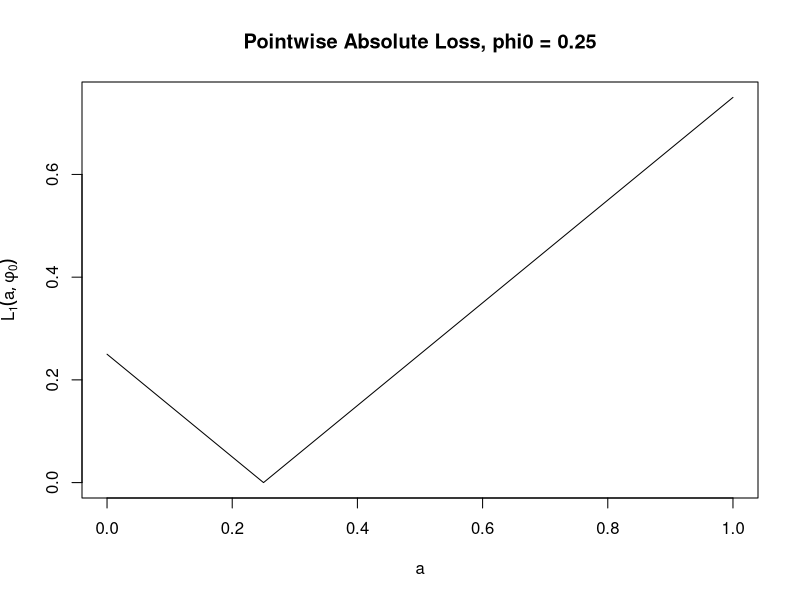
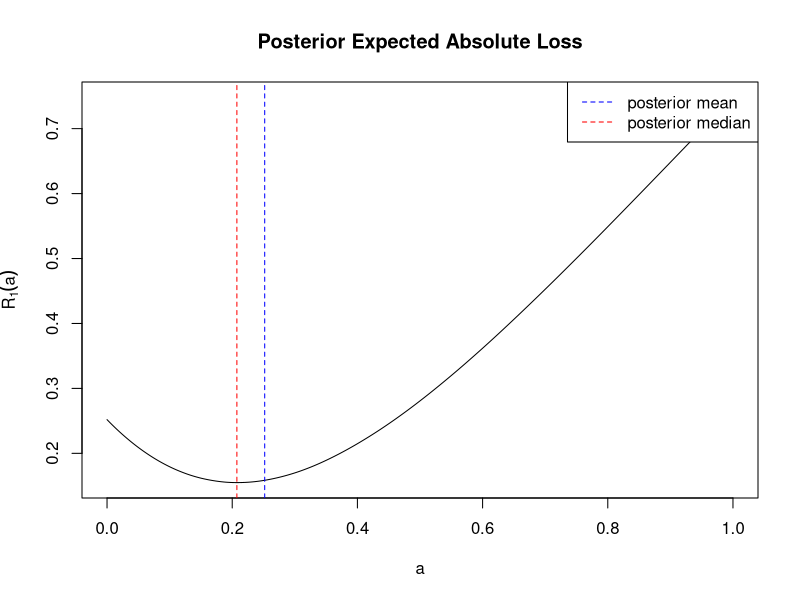

These figures' R source, in order:
## ---- chunk 1
library(tidyverse)
library(tufte)
library(knitr)

options(
  htmltools.dir.version = FALSE,
  show.signif.stars = FALSE,
  digits = 3
)
## ---- chunk 2
y <- c(503, 498, 501, 505, 499, 502,
       500, 504, 497, 501, 503, 499)

n <- length(y)
ybar <- mean(y)
## ---- chunk 3
#| output: true
cat("n =", n, "\n")
cat("ybar =", ybar)
## ---- chunk 4
#| output: true
1 - pnorm(502, mean = 500.964, sd = sqrt(1.2857))
## ---- chunk 5
#| output: true
m_n <- 500.964
v_n <- 1.2857
sigma <- 4
dnorm(502, mean = m_n, sd = sqrt(v_n))
## ---- chunk 6
#| output: true
pnorm(502, mean = m_n, sd = sqrt(v_n))
## ---- chunk 7
#| output: true
pnorm(502, mean = m_n, sd = sqrt(v_n)) - pnorm(499, mean = m_n, sd = sqrt(v_n))
## ---- chunk 8
#| output: true
q <- qnorm(c(0.025, 0.5, 0.975), mean = m_n, sd = sqrt(v_n))
cat("2.5th percentile =", q[1], "\n")
cat("50 th percentile =", q[2], "\n")
cat("97.5th percentile =", q[3], "\n")
## ---- chunk 9
set.seed(402)

M <- 10000

theta_draws <- rnorm(M, mean = m_n, sd = sqrt(v_n))
## ---- chunk 10
#| output: true
mean((theta_draws - 500)^2)
## ---- chunk 11
#| output: true
cat("E(theta | y) =", mean(theta_draws), "\n")
cat("Pr(theta > 502 | y) =", mean(theta_draws > 502), "\n")
## ---- chunk 12
#| output: true
M <- 10000
post <- rbeta(M, shape1 = 1, shape2 = 3)
cat("posterior mean =", mean(post), "\n")
cat("posterior median =", median(post), "\n")
## ---- chunk 13
a_grid <- seq(0, 1, by = 0.001)

R1 <- sapply(a_grid, function(a) mean(abs(a - post)))
R2 <- sapply(a_grid, function(a) mean(abs(a - post)^2))
## ---- chunk 14
#| output: true
phi0 <- 0.25
L1 <- abs(a_grid - phi0)

plot(a_grid, L1, type = "l",
     xlab = "a",
     ylab = expression(L[1](a, phi[0])),
     main = "Pointwise Absolute Loss, phi0 = 0.25")
## ---- chunk 15
#| output: true
plot(a_grid, R1, type = "l",
     xlab = "a",
     ylab = expression(hat(R)[1](a)),
     main = "Posterior Expected Absolute Loss")
abline(v = mean(post), col = "blue", lty = 2)
abline(v = median(post), col = "red", lty = 2)
legend("topright", legend = c("posterior mean", "posterior median"),
       col = c("blue", "red"), lty = 2)
## ---- chunk 16
#| output: true
a_min <- a_grid[which.min(R1)]
cat("a* (minimizer) =", a_min, "\n")
cat("R1(a*) =", min(R1), "\n")
cat("R1(post_mean) =", mean(abs(mean(post) - post)), "\n")
cat("R1(post_median) =", mean(abs(median(post) - post)), "\n")
## ---- chunk 17
#| output: true

a_min2 <- a_grid[which.min(R2)]
cat("a* (minimizer) =", a_min2, "\n")
cat("R2(a*) =", min(R2), "\n")
cat("R2(post_mean) =", mean((mean(post) - post)^2), "\n")
## ---- chunk 18
set.seed(402)

theta_draws <- rnorm(M, mean = m_n, sd = sqrt(v_n))

y_new_draws <- rnorm(M, mean = theta_draws, sd = sigma)
## ---- chunk 19
1 - pnorm(505, mean = m_n, sd = sqrt(v_n + sigma^2))
## ---- chunk 20
#| output: true
q1 <- qnorm(c(0.025, 0.50, 0.975), mean = m_n, sd = sqrt(v_n + sigma^2))
cat("2.5th percentile =", q1[1], "\n")
cat("50 th percentile =", q1[2], "\n")
cat("97.5th percentile =", q1[3], "\n")
## ---- chunk 21
post_pred <- rnorm(M, mean = m_n, sd = sqrt(v_n + sigma^2))
mean(post_pred)
